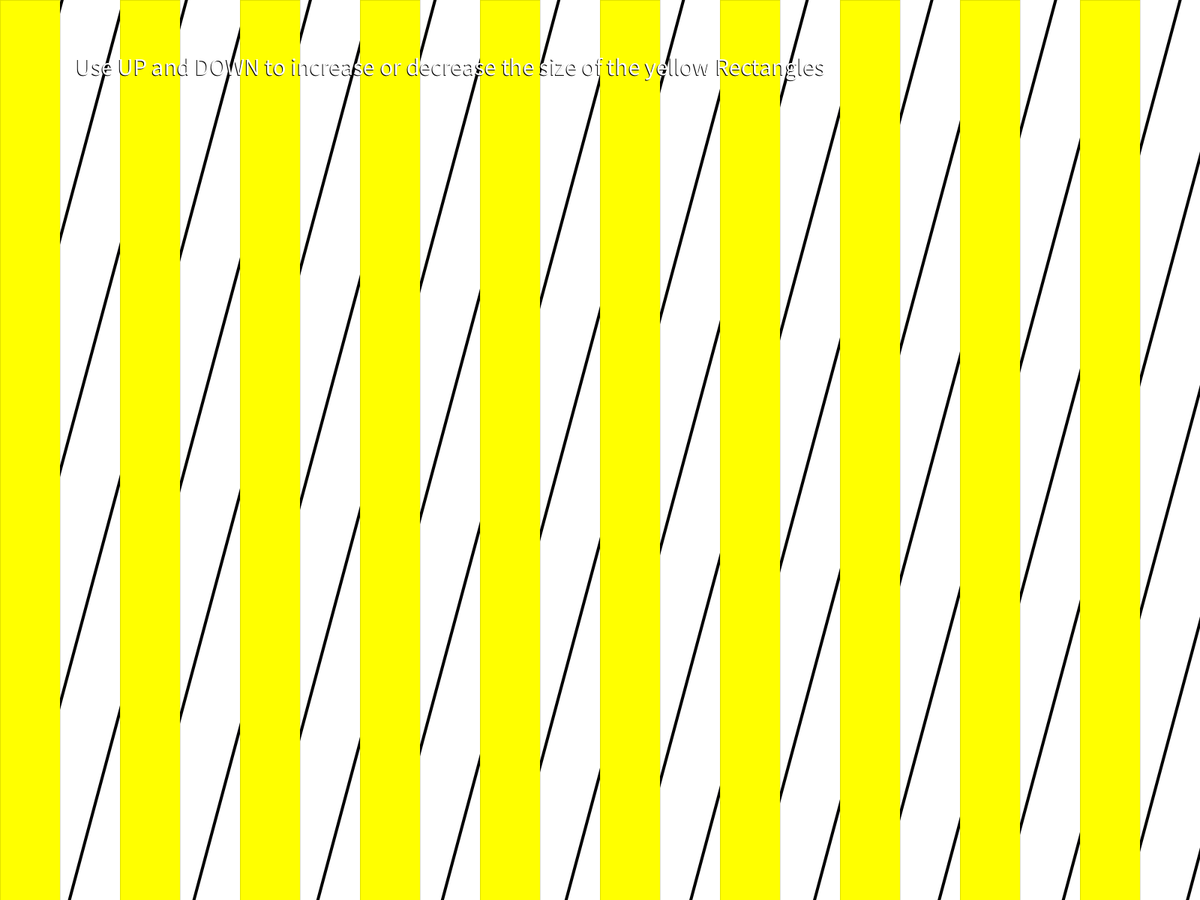
Frame 1 (no input)
Frame 60 (the mouse pressed at the canvas centre just before this capture): identical to frame 1, image omitted
Frame 120 (the mouse held since frame 60 and released just before this capture): identical to frame 1, image omitted

The Processing sketch that drew this single still picture (run headless with seeded random() and noise(); from frame 60 on, the mouse is pressed at the canvas centre):

// Processing sketch: Poggendorff
// ── Poggendorff.pde
int LINE_OFFSET = 80;
int RECT_OFFSET = 160;
float rect_size = 0.5;

public void settings() {
  fullScreen();
}

void setup() {
}

void draw() {
  background(255);

  strokeWeight(4);
  stroke(0);
  
  for (int i = 0; i < width + ceil(width / 3); i += LINE_OFFSET) {
    push();
    
    rotate(PI * 15 / 180);
    line(i, -height / 2, i, height * 1.5);

    pop();
  }

  push();
    strokeWeight(0); 
    fill(255, 255, 0);

    for (int i = 0; i < floor(width / RECT_OFFSET); ++i) {
      rect(
        i * RECT_OFFSET,
        0,
        RECT_OFFSET * rect_size, 
        height);
    }
  pop();


  push(); 

  fill(0);
  textSize(32);
  text("Use UP and DOWN to increase or decrease the size of the yellow Rectangles", 100, 101);
  fill(255);
  text("Use UP and DOWN to increase or decrease the size of the yellow Rectangles", 101, 100);

  pop();
  
}

float PERCENTAGE_DELTA = 0.05;

void keyPressed() {

  if(keyCode == UP && rect_size <= 1) {
    rect_size += PERCENTAGE_DELTA;
  }

  if(keyCode == DOWN && rect_size >= 0) {
    rect_size -= PERCENTAGE_DELTA;
  } 
}
